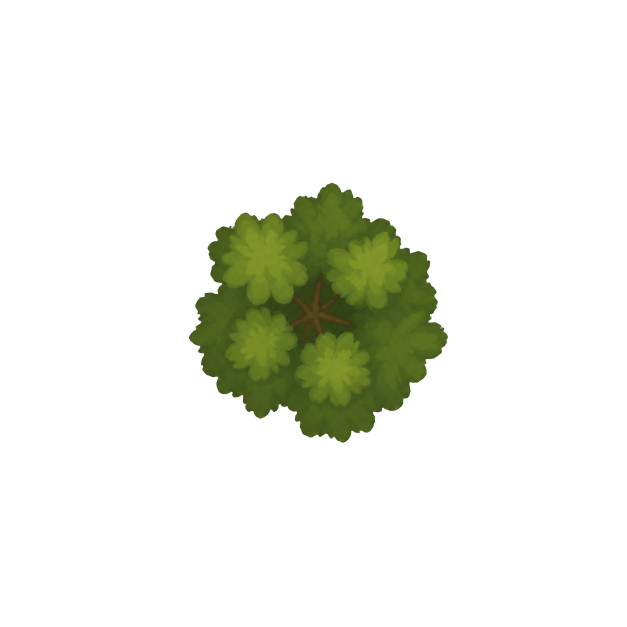
#> input picture .tmp/scene-assets/forest-deciduous-simple-alpha.png, 1254 x 1254 px, given in place of table-alpha.png, which was not available (shown at 1/2 size)
$ python process-scene-assets.py
#> lines starting #> are read from the running program, lines starting #| are printed output that depends on the picture; pictures that were not available may be replaced by others from this repository, and a replacement may not be noted
"""Crop generated alpha PNGs and export optimized scene-asset WebP files."""

from pathlib import Path
from PIL import Image


ROOT = Path(__file__).resolve().parents[1]
SOURCE = ROOT / ".tmp" / "scene-assets"
OUTPUT = ROOT / "images" / "scene-assets"
SIZES = {
    "table": 1024,
    "chair": 512,
    "bed": 1024,
    "cabinet": 1024,
    "tree": 1536,
    "forest-pine-irregular-a": 384,
    "forest-pine-irregular-b": 384,
    "forest-deciduous-irregular-a": 384,
    "forest-deciduous-irregular-b": 384,
    "ruins": 1536,
    "corpse": 1024,
    "blood": 1024,
    "torch": 512,
    "brazier": 1024,
    "round-table": 1024,
    "chest": 1024,
    "bookshelf": 1024,
    "barrel": 768,
    "crate": 768,
    "sacks": 1024,
    "tub": 1024,
    "cauldron": 768,
    "candle": 512,
    "lantern": 512,
    "pine-tree": 1536,
    "dead-tree": 1536,
    "bush": 1024,
    "stump": 768,
    "rocks": 1024,
    "logs": 1024,
    "bridge": 1536,
    "well": 1536,
    "pond": 1536,
    "lake": 1536,
    "broken-boards": 1024,
    "fallen-column": 1024,
    "skeleton": 1024,
    "rug-red": 1024,
    "books-scrolls": 768,
    "gold-pile": 1024,
    "mud": 1024,
    "water-puddle": 1024,
    "ash": 1024,
    "footprints": 1024,
    "long-table": 1024,
    "banquet-table": 1024,
    "pew": 1024,
    "desk": 1024,
    "throne": 1024,
    "altar": 1024,
    "lectern": 768,
    "statue": 1024,
    "standing-column": 1024,
    "ritual-circle": 1024,
    "ladder": 1024,
    "ladder-vertical": 1024,
    "trapdoor": 768,
    "stairs-up": 1024,
    "stairs-down": 1024,
    "short-stairs-up": 1024,
    "short-stairs-down": 1024,
    "dock-straight": 1536,
    "dock-corner": 1536,
    "rowboat": 1536,
    "fountain": 1024,
    "mooring-posts": 768,
    "piano": 1024,
    "grand-piano": 1024,
    "drums": 1024,
}


def process(name: str, maximum: int) -> None:
#> called with name = 'table', maximum = 1024
    image = Image.open(SOURCE / f"{name}-alpha.png").convert("RGBA")
#> image is the input picture: PIL image 1254x1254 RGBA; mean R, G, B, A 9.9, 12.1, 3.7, 28.9
    alpha = image.getchannel("A")
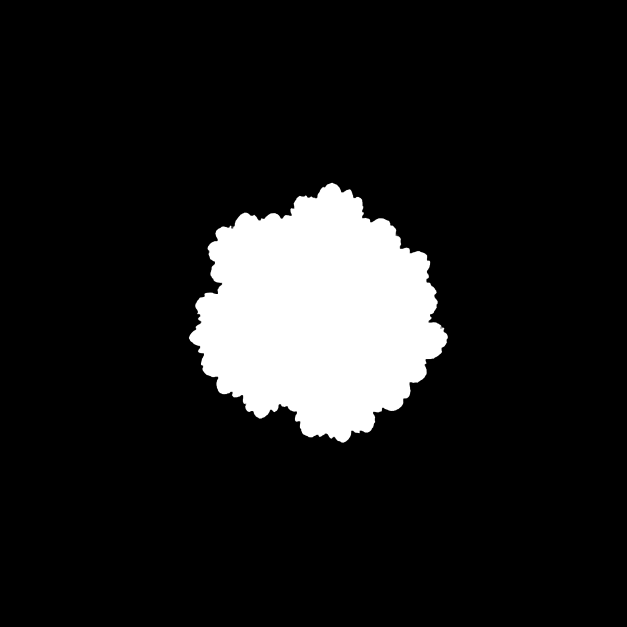
#> alpha: PIL image 1254x1254 L (shown at 1/2 size); min 0, max 255, mean 28.9
    bounds = alpha.getbbox()
#> bounds = (377, 365, 896, 886)
    if bounds is None:
        raise ValueError(f"{name}: no visible pixels")
    image = image.crop(bounds)
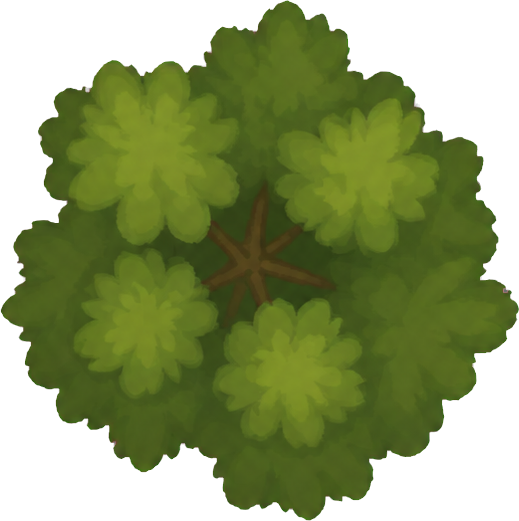
#> image: PIL image 519x521 RGBA; mean R, G, B, A 57.8, 70.5, 21.4, 168.4; transparent parts drawn white
    padding = max(8, round(max(image.size) * 0.035))
#> padding = 18
    padded = Image.new("RGBA", (image.width + padding * 2, image.height + padding * 2))
#> padded: PIL image 555x557 RGBA; every value is 0
    padded.alpha_composite(image, (padding, padding))
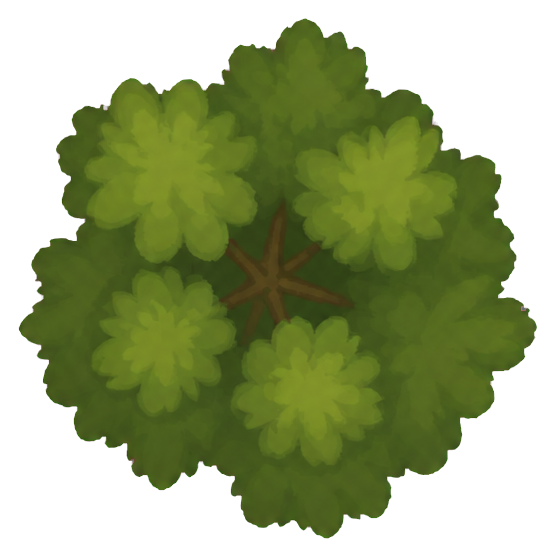
#> padded: PIL image 555x557 RGBA; mean R, G, B, A 50.2, 61.3, 18.4, 147.3; transparent parts drawn white
    if max(padded.size) > maximum:
        ratio = maximum / max(padded.size)
        padded = padded.resize((round(padded.width * ratio), round(padded.height * ratio)), Image.Resampling.LANCZOS)
    padded.save(OUTPUT / f"{name}.webp", "WEBP", lossless=False, quality=90, method=6, exact=True)


OUTPUT.mkdir(parents=True, exist_ok=True)
for asset_name, max_size in SIZES.items():
    target = OUTPUT / f"{asset_name}.webp"
    if not target.exists():
        process(asset_name, max_size)
#> pass 2 of the loop `for asset_name, max_size in SIZES.items():`:
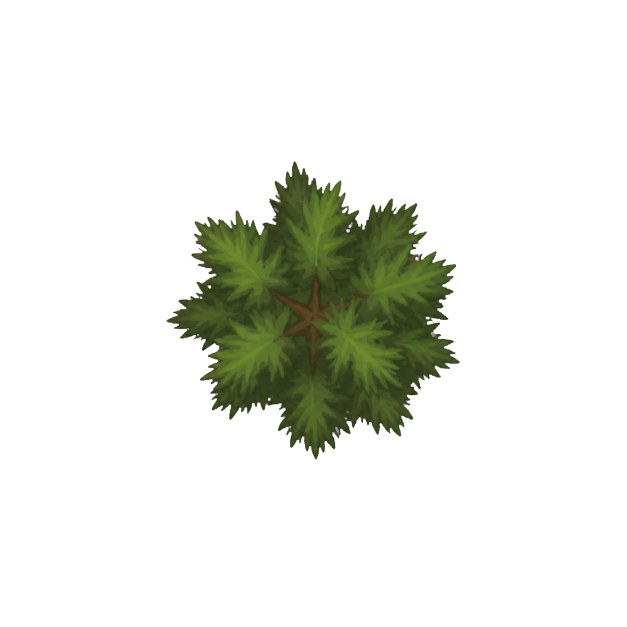
#> input picture .tmp/scene-assets/forest-pine-simple-alpha.png, 1254 x 1254 px, given in place of chair-alpha.png, which was not available (shown at 1/2 size)
#> in process, image is the input picture: PIL image 1254x1254 RGBA; mean R, G, B, A 9.3, 11.4, 4.8, 32.6
#> in process (call 2), `alpha = image.getchannel("A")`:
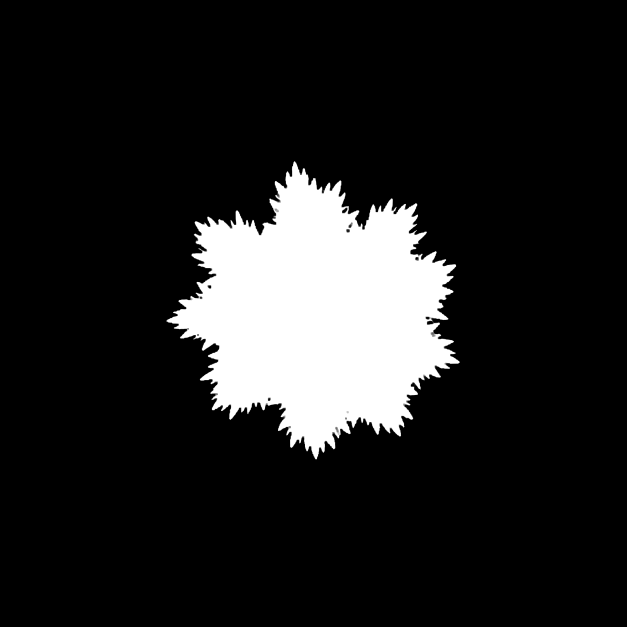
#> alpha: PIL image 1254x1254 L (shown at 1/2 size); min 0, max 255, mean 32.6
#> bounds = (332, 322, 920, 920)
#> image: PIL image 588x598 RGBA
#> in process (call 2), `padded.alpha_composite(image, (padding, padding))`:
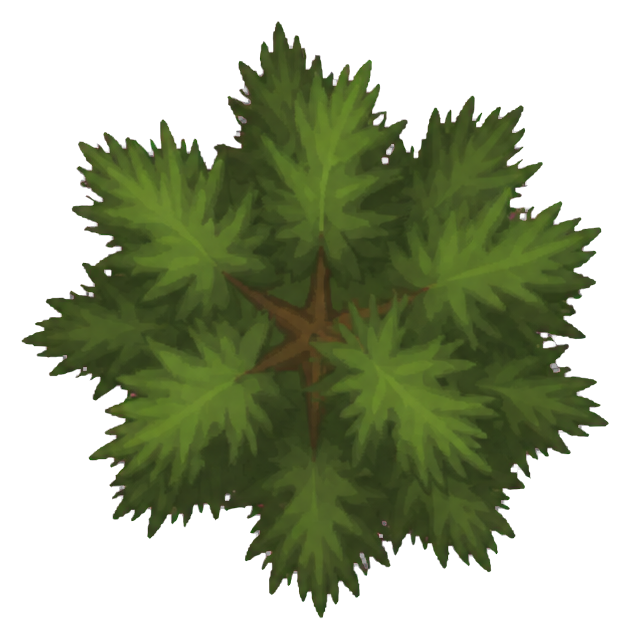
#> padded: PIL image 630x640 RGBA; mean R, G, B, A 35.8, 43.8, 18.2, 127.2; transparent parts drawn white
#> (the run stopped early here; a loop or call above may not have finished)
